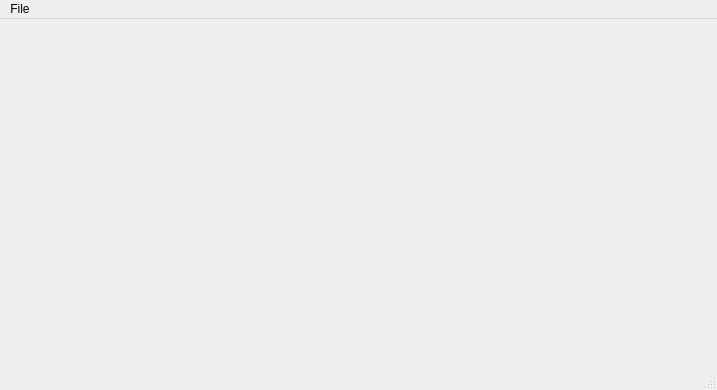
<?xml version="1.0" encoding="UTF-8"?>
<ui version="4.0">
 <class>MainWindow</class>
 <widget class="QMainWindow" name="MainWindow">
  <property name="geometry">
   <rect>
    <x>0</x>
    <y>0</y>
    <width>717</width>
    <height>390</height>
   </rect>
  </property>
  <property name="windowTitle">
   <string>MainWindow</string>
  </property>
  <widget class="QWidget" name="centralwidget"/>
  <widget class="QMenuBar" name="menubar">
   <property name="geometry">
    <rect>
     <x>0</x>
     <y>0</y>
     <width>717</width>
     <height>22</height>
    </rect>
   </property>
   <widget class="QMenu" name="menuFile">
    <property name="title">
     <string>File</string>
    </property>
    <addaction name="actionload_photometry_csv"/>
   </widget>
   <addaction name="menuFile"/>
  </widget>
  <widget class="QStatusBar" name="statusbar"/>
  <action name="actionload_photometry_csv">
   <property name="text">
    <string>load photometry csv</string>
   </property>
  </action>
 </widget>
 <resources/>
 <connections/>
</ui>
